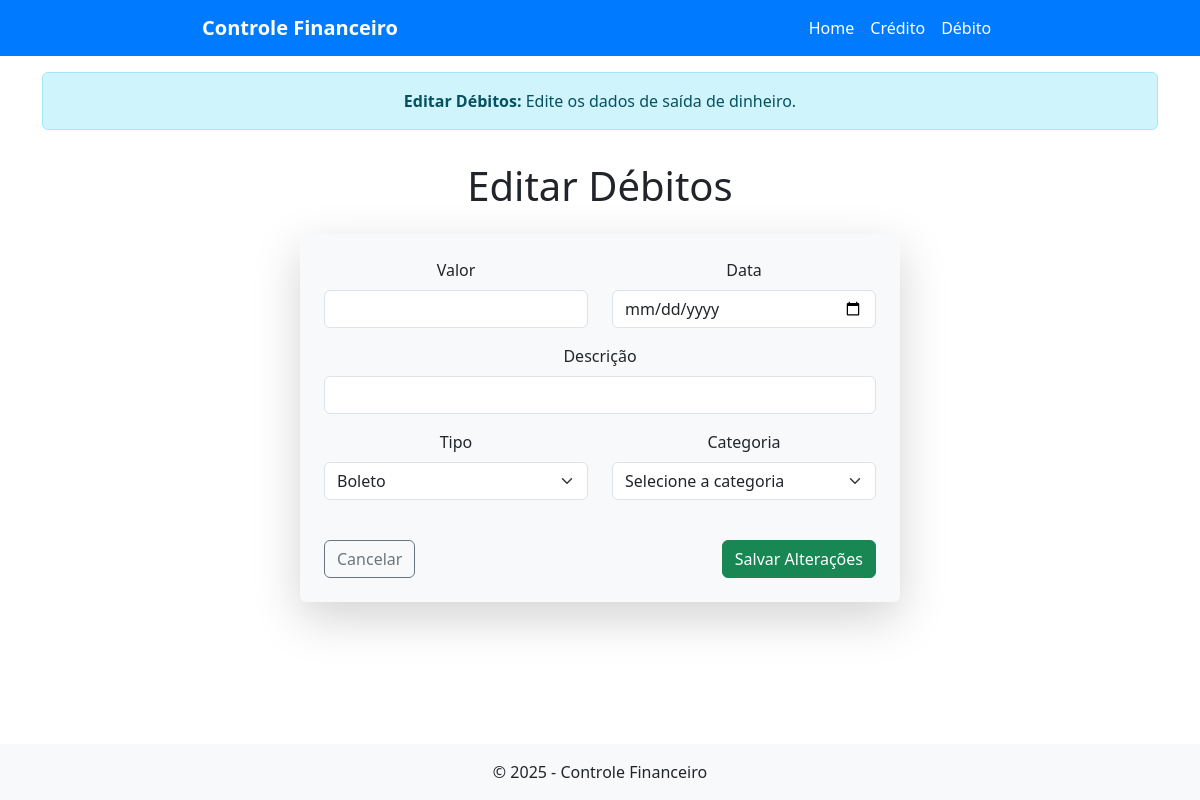
The app's page /editar_debito/3, older data.
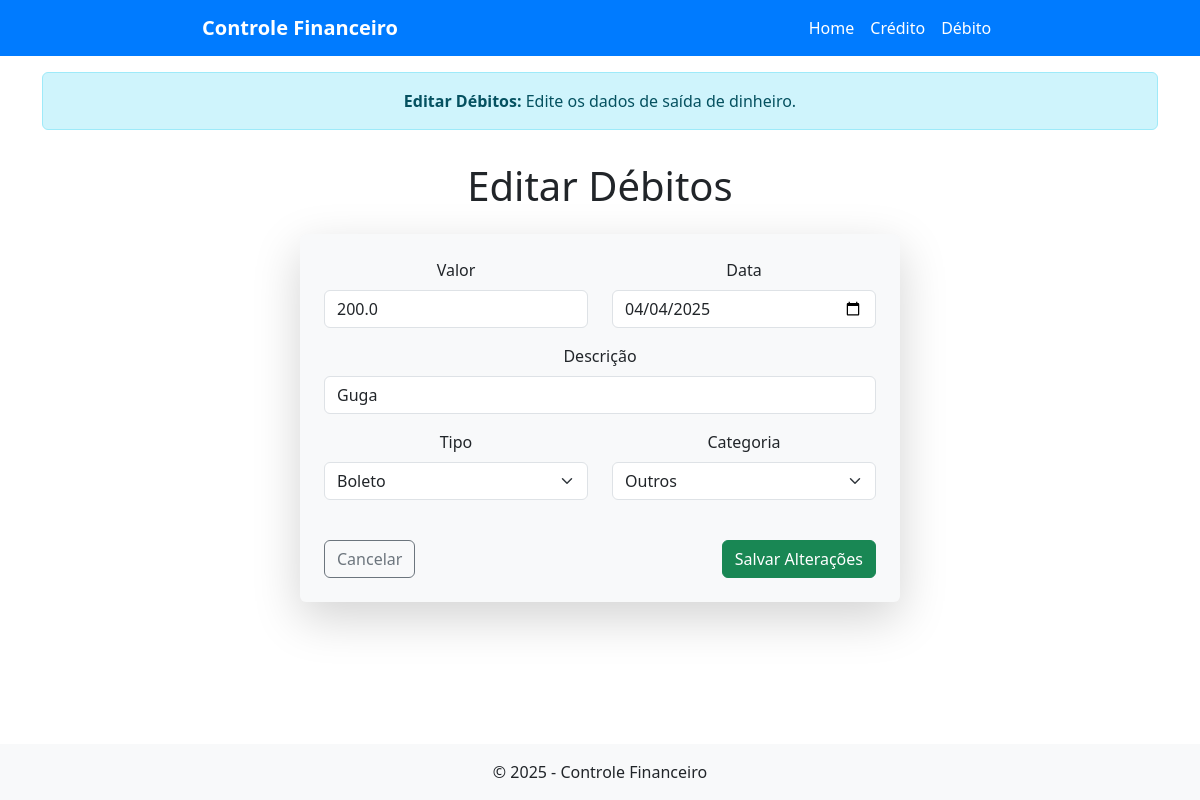
The same page, newer data.
### tables this page shows
CREATE TABLE debitos (
            id INTEGER PRIMARY KEY AUTOINCREMENT,
            valor REAL NOT NULL,
            descricao TEXT NOT NULL,
            tipo TEXT NOT NULL,
            categoria TEXT NOT NULL,
            data TEXT NOT NULL
        );

### app.py (the view, shortened to what this page needs)
@app.route("/editar_debito/<int:id>", methods=["GET", "POST"])
def editar_debito(id):
    conexao = sqlite3.connect("financeiro.db")
    cursor = conexao.cursor()
    cursor.execute("SELECT * FROM debitos WHERE id=?", (id,))
    debito = cursor.fetchone()
    conexao.close()
    return render_template("editar_debito.html", debito=debito)

### templates/editar_debito.html (shortened to what this page needs)
{% extends "base.html" %}
{% block alert %}
    <div class="container mt-3">
        <div class="alert alert-info text-center" role="alert">
            <strong>Editar Débitos:</strong> Edite os dados de saída de dinheiro.
        </div>
    </div>
{% endblock %}
{% block content %}
<div class="container mt-3">
    <h1 class="mb-4 text-center">Editar Débitos</h1>
    <form method="POST" class="p-4 rounded shadow-lg bg-light mx-auto" style="max-width: 600px;">
        <div class="row">
            <div class="col-md-6 mb-3">
                <label for="valor" class="form-label">Valor</label>
                <input type="number" step="0.01" class="form-control" id="valor" name="valor" value="{{ debito[1] }}" required>
            </div>
            <div class="col-md-6 mb-3">
                <label for="data" class="form-label">Data</label>
                <input type="date" class="form-control" id="data" name="data" value="{{ debito[5] }}" required>
            </div>
        </div>
        <div class="mb-3">
            <label for="descricao" class="form-label">Descrição</label>
            <input type="text" class="form-control" id="descricao" name="descricao" value="{{ debito[2] }}" required>
        </div>
        <div class="row">
            <div class="col-md-6 mb-3">
                <label for="tipo" class="form-label">Tipo</label>
                <select class="form-select" id="tipo" name="tipo" required>
                   <option value="boleto" {% if debito[3] == 'boleto' %}selected{% endif %}>Boleto</option>
                </select>
            </div>
            <div class="col-md-6 mb-3">
                <label for="categoria" class="form-label">Categoria</label>
                <select class="form-select" id="categoria" name="categoria" required>
                    <option value="" disabled {% if not debito[4] %}selected{% endif %}>Selecione a categoria</option>
                    <option value="outros" {% if debito[4] == 'outros' %}selected{% endif %}>Outros</option>
                </select>
            </div>
        </div>
        <div class="d-flex justify-content-between mt-4">
            <a href="{{ url_for('debito') }}" class="btn btn-outline-secondary">Cancelar</a>
            <button type="submit" class="btn btn-success">Salvar Alterações</button>
        </div>
    </form>
</div>
{% endblock %}

Row changes from the older to the newer data that the page shows:
added debitos: valor "200.0", data "04/04/2025", descricao "Guga", categoria "Outros"
Text that changed along with them:
form field categoria: "Selecione a categoria" → (not shown)
